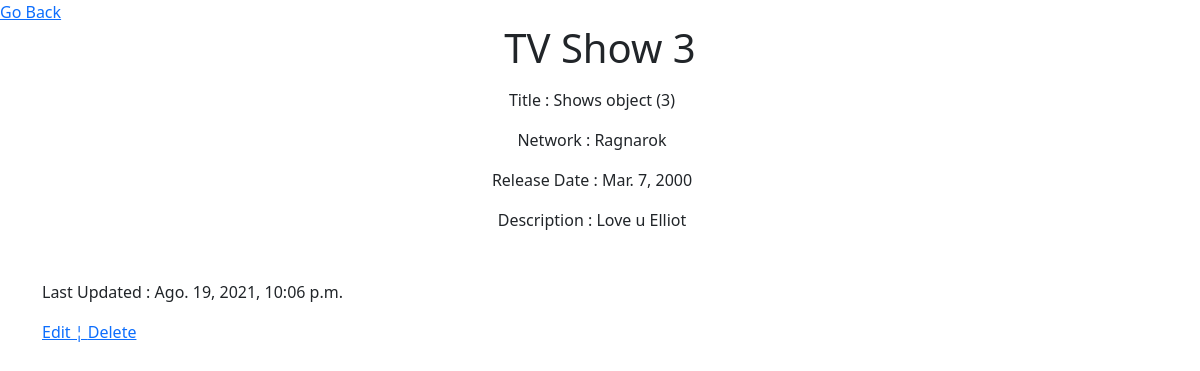
Screenshot of /shows/3 (signed in) with the database file from the repository.
### tv_shows/models.py (models this page shows)
class Shows(models.Model):
    title = models.CharField(max_length=255)
    release_date = models.DateField()
    desc = models.TextField(default="some tv show")
    created_at = models.DateTimeField(auto_now_add = True)
    updated_at = models.DateTimeField(auto_now = True)
    objects = ShowsManager()

class Networks(models.Model):
    name = models.CharField(max_length = 255)
    shows = models.ForeignKey(Shows, related_name = "networks", on_delete = models.CASCADE, null = True, blank = True)
    created_at = models.DateTimeField(auto_now_add = True)
    updated_at = models.DateTimeField(auto_now = True)

### tv_shows/decorators.py (the view)
    def wrapper(request, *args, **kwargs):
        if 'user' not in request.session:
            return redirect('/register')
        resp = func(request, *args,**kwargs)
        return resp

### tv_shows/views.py (called while the page is built)
@login_required
def show(request, tv_show_id):
    show = Shows.objects.get(id=tv_show_id)
    context = {
        'tv_show' : show
    }
    return render(request, 'show.html', context)

### tv_shows/templates/show.html (shortened to what this page needs)
<!DOCTYPE html>
<html lang="en">
<head>
    <link href="https://cdn.jsdelivr.net/npm/bootstrap@5.0.2/dist/css/bootstrap.min.css" rel="stylesheet">
    {% load static %}
    <link rel="stylesheet" href="{% static 'style.css' %}">
</head>
<body>
    <a href="../shows">Go Back</a>
    <div class="container">
        <div class="row text-center mb-3">
            <h1 class="mb-3 me-3"> TV Show {{ tv_show.id}}</h1>
            <div class="col mb-3 me-3">
                <p>Title : {{tv_show}}</p>
                <p>Network : {% for network in tv_show.networks.all %} {{network.name}} {% endfor %}</p>
                <p>Release Date : {{tv_show.release_date}}</p>
                <p>Description : {{tv_show.desc}} </p>
            </div>
        </div>
        <div class="row mb-3 me-3">
            <p>
                Last Updated : {{tv_show.updated_at}}
            </p>
            <p>
                <a href="{{tv_show.id}}/edit">Edit ¦ </a> <a href="{{tv_show.id}}/destroy">Delete</a>
            </p>
        </div>
    </div>
</body>
</html>

### rows the page displays
Shows: id "3", id "Shows object (3)", release_date "Mar. 7, 2000", desc "Love u Elliot", updated_at "Ago. 19, 2021, 10:06 p.m."
Networks: name "Ragnarok"
